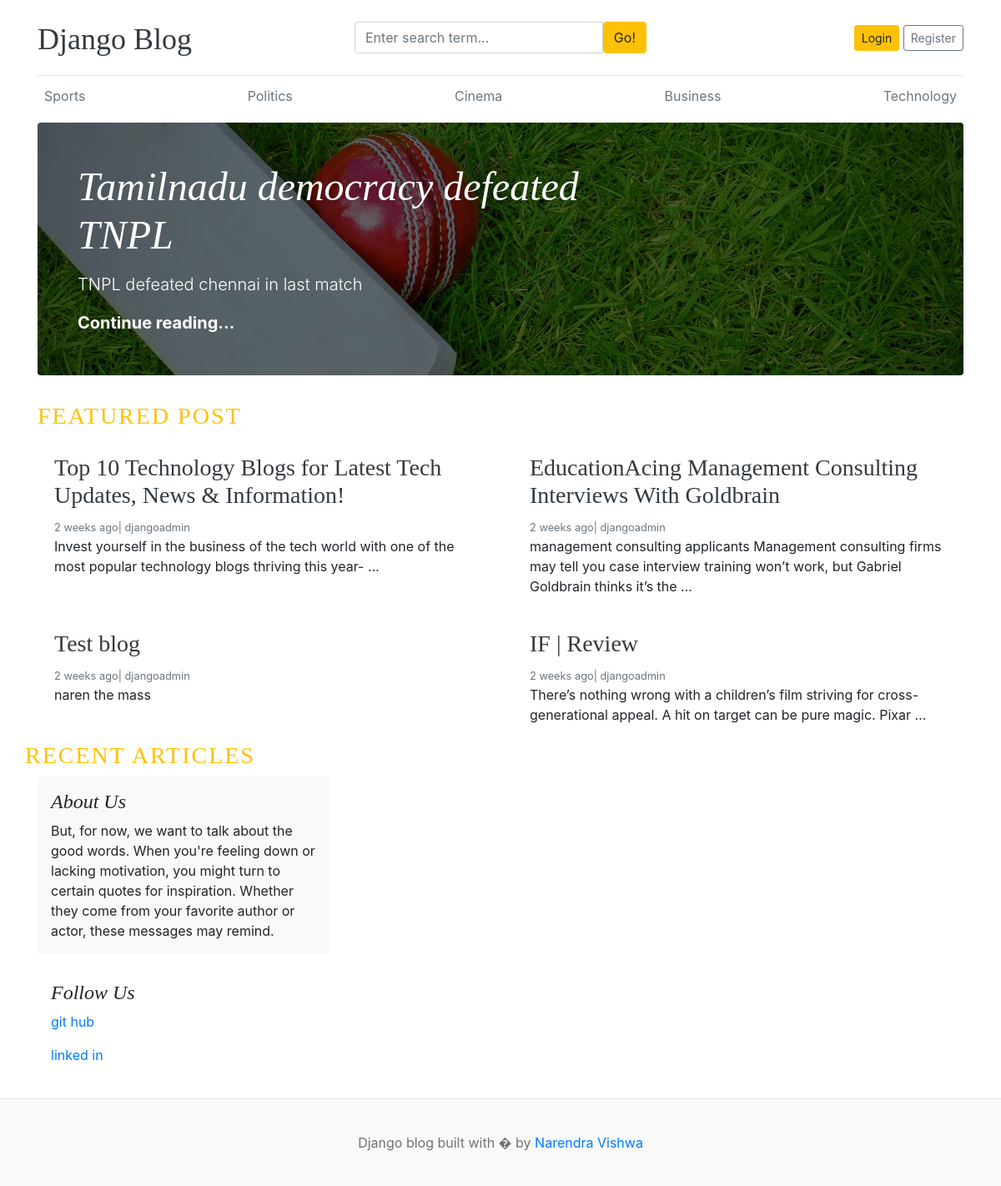
The page / on the database its author committed.
### blogs/models.py (models this page shows, shortened)
class category(models.Model):
    category_name = models.CharField(max_length=50, unique=True)
    created_at = models.DateTimeField(auto_now_add=True)
    updated_at = models.DateTimeField(auto_now=True)
    class Meta:
        verbose_name_plural ='categories'

class Blog(models.Model):
    title = models.CharField(max_length=100)
    slug =models.SlugField(max_length=150, unique=True, blank=True)
    category = models.ForeignKey(category, on_delete=models.CASCADE)
    author = models.ForeignKey(User, on_delete=models.CASCADE)
    featured_image = models.ImageField(upload_to='uploads/%Y/%m%d')
    short_description = models.TextField(max_length=500)
    blog_body = models.TextField(max_length=2000)
    status = models.CharField(max_length=50,choices=STATUS_CHOICES, default="draft")
    is_featured = models.BooleanField(default=False)
    created_at = models.DateTimeField(auto_now_add=True)
    updated_at = models.DateTimeField(auto_now=True)

### assignments/models.py (models this page shows, shortened)
class About(models.Model):
    about_heading = models.CharField(max_length=25)
    about_description = models.TextField(max_length=255)
    created_at = models.DateTimeField(auto_now_add=True)
    updated_at = models.DateTimeField(auto_now=True)
    class Meta:
        verbose_name_plural ='About'

class SocialLink(models.Model):
    platform = models.CharField(max_length=25)
    link = models.URLField(max_length=100)
    created_at = models.DateTimeField(auto_now_add=True)
    updated_at = models.DateTimeField(auto_now=True)

### blog_main/views.py (the view)
# urls.py: 2. Add a URL to urlpatterns:  path('', views.home, name='home')
def home(request):
    featured_post = Blog.objects.filter(is_featured=True, status='published').order_by('updated_at')
    posts = Blog.objects.filter(is_featured=False, status='published')
    try:
        about = About.objects.get()
    except:
        about = None
    context = {
        'featured_post': featured_post,
        'posts': posts,
        'about': about
    }
    return render(request, 'home.html', context)

### blogs/context_processors.py (called while the page is built)
def get_categories(request):
    categories = category.objects.all()
    return dict(categories=categories)

def get_social_links(request):
    social_links = SocialLink.objects.all()
    return dict(social_links=social_links)

### templates/home.html (shortened to what this page needs)
{% extends 'base.html'%}
  {% block content %}
    {% for post in featured_post %}
    {% if forloop.first %}
    <div class="jumbotron p-3 p-md-5 text-white rounded bg-dark" style="background-image: url({{ post.featured_image.url}}); background-blend-mode: overlay;background-size:cover;">
        <div class="col-md-8 px-0">
      <h1 class="display-4 font-italic">{{ post.title }}</h1>
      <p class="lead my-3">{{ post.short_description }}</p>
      <p class="lead mb-0"><a href="{% url 'blogs' post.slug %}" class="text-white font-weight-bold">Continue reading...</a></p>
    </div>
  </div>
  {% endif %}
{% endfor %}
<h3 class="text-upperrcase text-warning" style="letter-spacing: 2px;">FEATURED POST</h3>
  <div class="row mb-2">
    {% for post in featured_post %}
    {% if not forloop.first %}
    <div class="col-md-6">
      <div class="card border-0" >
        <div class="card-body">
          <h3> <a href="{% url 'blogs' post.slug %}" class="text-dark"> {{ post.title }}</a></h3>
          <small class="mb-1 text-muted">{{ post.created_at | timesince }} ago| {{ post.author }}</small>
          <p class="card-text">{{ post.short_description | truncatewords:20}}</p>
        </div>
      </div>
    </div>
    {% endif %}
    {% endfor %}
  <h3 class="text-upperrcase text-warning" style="letter-spacing: 2px;">RECENT ARTICLES</h3>
  <main role="main" class="container p-0">
    <div class="row">
      <div class="col-md-8 blog-main">
        </div>
      </div>
      <aside class="col-md-4 blog-sidebar">
        <div class="p-3 mb-3 bg-light rounded">
          <h4 class="font-italic">{{ about.about_heading }}</h4>
          <p class="mb-0">{{ about.about_description }}</p>
        </div>
        {% if social_links %}
        <div class="p-3">
          <h4 class="font-italic">Follow Us</h4>
          {% for i in social_links %}
          <ol class="list-unstyled">
            <li><a href="{{ i.link }}" target="_blank">{{ i.platform }}</a></li>
          </ol>
          {% endfor %}
        </div>
      </aside>
    </div>
    {% endif %}
</div>
{% endblock %}

### templates/base.html (shortened to what this page needs)
{% load static %}
<!DOCTYPE html>
<html lang="en">
<head>
    <link href="https://getbootstrap.com/docs/4.0/dist/css/bootstrap.min.css" rel="stylesheet">
    <link href="{% static 'css/blog.css' %}" rel="stylesheet">
  </head>
<body>
    <div class="container">
      <header class="blog-header py-3">
        <div class="row flex-nowrap justify-content-between align-items-center">
          <div class="col-4 pt-1">
            <a class="blog-header-logo text-dark" href="/">Django Blog</a>
          </div>
          <div class="col-4">
            <form action="{% url 'search' %}" method="GET">
              <div class="input-group">
                <input class="form-control" type="text" name="keyword" value="{{keyword}}" placeholder="Enter search term..." aria-label="Enter search term..." aria-describedby="button-search" />
                <button type="submit" class="btn btn-warning" id="button-search" type="button">Go!</button>
            </div>
            </form>
          </div>
          <div class="col-4 d-flex justify-content-end align-items-center">
            {% if not user.is_authenticated %}
            <a class="btn btn-sm btn-warning" href="{% url 'login' %}">Login</a> &nbsp;
            <a class="btn btn-sm btn-outline-secondary" href="{% url 'register' %}">Register</a>
            {% else %}
            <span>
              you are logged in a {{ user }}
            </span>
            &emsp;
            <span><a href="{% url 'logout' %}">Logout</a></span>
            {% endif %}
          </div>
        </div>
      </header>
      <div class="nav-scroller py-1 mb-2">
        <nav class="nav d-flex justify-content-between">
          {% for cat in categories %}
          <a class="p-2 text-muted" href="{% url 'posts_by_category' cat.id %}">{{ cat.category_name }}</a>
          {%  endfor %}
        </nav>
      </div>
{% block content %}
{% endblock %}
<footer class="blog-footer">
    <p>Django blog built with � by <a href="#">Narendra Vishwa</a></p>
  </footer>
  </body>
  </html>

### blog_main/static/css/blog.css (style rules this page uses)
.blog-header { border-bottom: 1px solid #e5e5e5; }
.blog-header-logo { font-family: "Playfair Display", Georgia, "Times New Roman", serif; font-size: 2.25rem; }
h1, h2, h3, h4, h5, h6 { font-family: "Playfair Display", Georgia, "Times New Roman", serif; }
.display-4 { font-size: 2.5rem; }
@media (min-width: 768px) { .display-4 { font-size: 3rem; } }
.blog-footer { padding: 2.5rem 0; color: #727272; text-align: center; background-color: #f9f9f9; border-top: .05rem solid #e5e5e5; }
.blog-footer p:last-child { margin-bottom: 0; }

### rows shown on the page
category: category_name "Sports"
category: category_name "Politics"
category: category_name "Cinema"
category: category_name "Business"
category: category_name "Technology"
Blog: featured_image (picture), title "Tamilnadu democracy defeated TNPL", short_description "TNPL defeated chennai in last match"
Blog: title "Top 10 Technology Blogs for Latest Tech Updates, News & Information!", created_at "2 weeks", author "djangoadmin", short_description "Invest yourself in the business of the tech world with one of the most popular technology blogs thriving this year- …"
Blog: title "EducationAcing Management Consulting Interviews With Goldbrain", created_at "2 weeks", author "djangoadmin", short_description "management consulting applicants Management consulting firms may tell you case interview training won’t work, but Gabriel Goldbrain thinks it’s the …"
Blog: title "Test blog", created_at "2 weeks", author "djangoadmin", short_description "naren the mass"
Blog: title "IF | Review", created_at "2 weeks", author "djangoadmin", short_description "There’s nothing wrong with a children’s film striving for cross-generational appeal. A hit on target can be pure magic. Pixar …"
About: about_heading "About Us", about_description "But, for now, we want to talk about the good words. When you're feeling down or lacking motivation, you might turn to certain quotes for inspiration. Whether they come from your favorite author or actor, these messages may remind."
SocialLink: platform "git hub"
SocialLink: platform "linked in"
